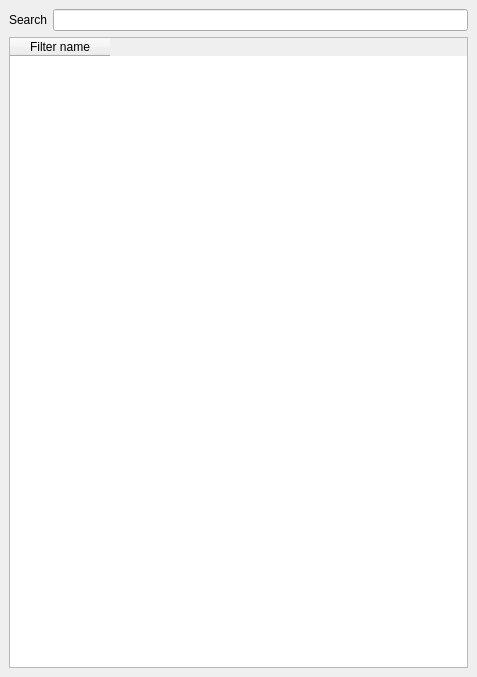
<?xml version="1.0" encoding="UTF-8"?>
<ui version="4.0">
 <class>DockWidgetL</class>
 <widget class="QDockWidget" name="DockWidgetL">
  <property name="geometry">
   <rect>
    <x>0</x>
    <y>0</y>
    <width>477</width>
    <height>677</height>
   </rect>
  </property>
  <property name="windowTitle">
   <string>Filters</string>
  </property>
  <widget class="QWidget" name="dockWidgetContents">
   <layout class="QVBoxLayout" name="verticalLayout">
    <item>
     <layout class="QHBoxLayout" name="horizontalLayout">
      <item>
       <widget class="QLabel" name="label">
        <property name="text">
         <string>Search</string>
        </property>
       </widget>
      </item>
      <item>
       <widget class="QLineEdit" name="lineEdit"/>
      </item>
     </layout>
    </item>
    <item>
     <widget class="QTableWidget" name="tableWidget">
      <column>
       <property name="text">
        <string>Filter name</string>
       </property>
      </column>
     </widget>
    </item>
   </layout>
  </widget>
 </widget>
 <resources/>
 <connections/>
</ui>
